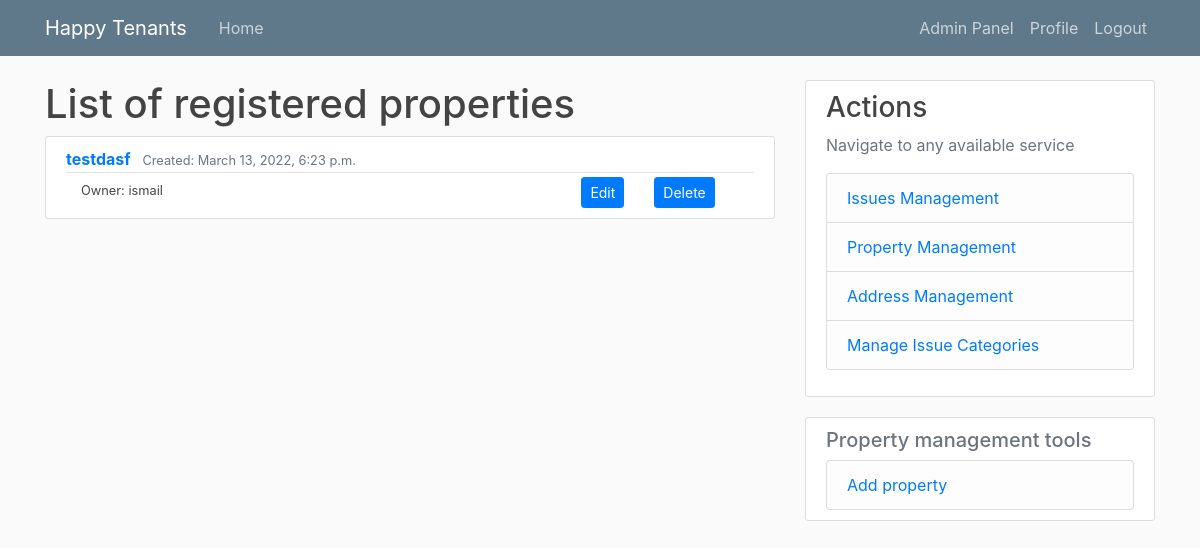
/properties/ (signed in), run on an earlier commit of the app's database.
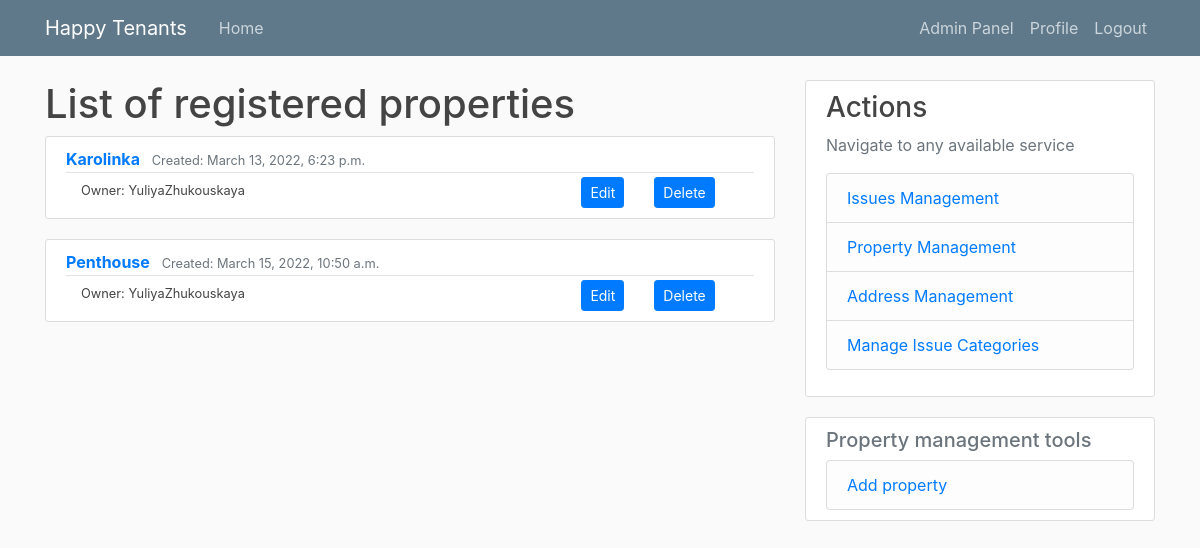
And on a later commit of the database.
### tenant_mgmt/models.py (models this page shows, shortened)
class Property(models.Model):
    name = models.CharField(max_length=50, null=True)
    address = models.ForeignKey(Address, on_delete=models.CASCADE, null=True, related_name="address_properties_set")
    owner = models.ForeignKey(User, on_delete=models.SET_NULL, related_name="owner_property_set", null=True, blank=True)
    tenants = models.ManyToManyField(User, related_name="tenant_property_set", blank=True)
    dateAdded = models.DateTimeField(auto_now_add=True)

### tenant_mgmt/views.py (the view)
# urls.py: path('properties/', PropertiesListView.as_view(), name='properties'),
@method_decorator([login_required, manager_requred], name='dispatch')
class PropertiesListView(ListView):
    model = Property
    template_name = 'tnt_mgmt/property/list.html'
    context_object_name = 'properties'
    paginate_by = 5

### tenant_mgmt/templatetags/extra_filters.py (called while the page is built)
@register.filter(name='has_groups')
def has_groups(user, group_names):
    groups = list(group_names.split('|'))
    userGroups = user.groups.all()
    for groupName in groups:
        group = Group.objects.get(name=groupName)
        if group in userGroups:
            return True
    return False

@register.filter(name='is_active')
def is_active(user):
    return len(user.groups.all()) > 0

### tenant_mgmt/templates/tnt_mgmt/property/list.html
{% extends "./base.html" %}
{% block content %}
    <h1>List of registered properties</h1>
    {% for property in properties %}
        <article class="media content-section">
            <div class="media-body">
              <div class="article-metadata">
                <a class="mr-2" href="{% url 'propertyDetails' property.id %}"> <b> {{ property.name }} </b></a>
                <small class="text-muted"
                  >Created: {{ property.dateAdded}}</small>
              </div>
              <div class="container">
                <div class="row">
                  <div class="col">
                    <small><a class="article-title" href="#">Owner: {{ property.owner.username }}</a></small>
                  </div>
                  <div class="col-md-auto">
                    <a class="btn btn-primary btn-sm" href="{% url 'propertyEdit' property.id %}" role="button">Edit</a>
                  </div>
                  <div class="col col-lg-2">
                    <a class="btn btn-primary btn-sm" href="{% url 'propertyDelete' property.id %}" role="button">Delete</a>
                  </div>
                </div>
              </div>
            </div>
          </article>
    {% empty %}
        <small>Empty</small>
    {% endfor %}
{% endblock content %}

What changed in the data, as far as the page shows it:
changed Property: name "testdasf" → "Karolinka"; owner.username "ismail" → "YuliyaZhukouskaya"
added Property: name "Penthouse", dateAdded "March 15, 2022, 10:50 a.m.", owner.username "YuliyaZhukouskaya"
